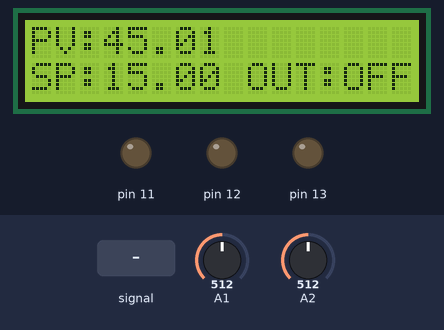
The program below on a simulated Arduino Uno, built for the host (arithmetic inside an expression is 32-bit, double 64-bit). Parts: 16×2 character LCD, output pins drawn as LEDs (lit = HIGH). The test bench sets the inputs (shaded band); at power-on: A1 = 512, A2 = 512. What the program prints to the serial monitor is not drawn.

Above: at 2.9 s.
3.0 s: A1 set to 306
At 5.7 s:
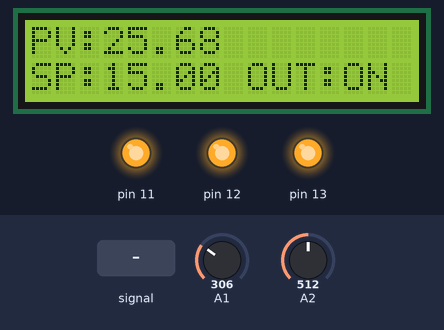
6.0 s: A1 fed a 2 Hz sine of ±306 counts around its level
At 7.4 s:
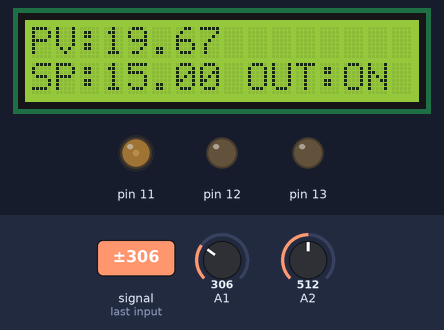
8.3 s: A1 fed a 200 Hz sine of ±81 counts around its level
At 9.9 s:
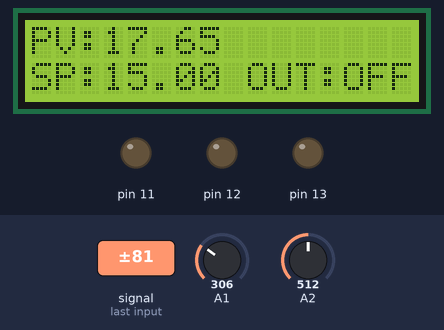
10.5 s: A1 set to 122
At 12.4 s:
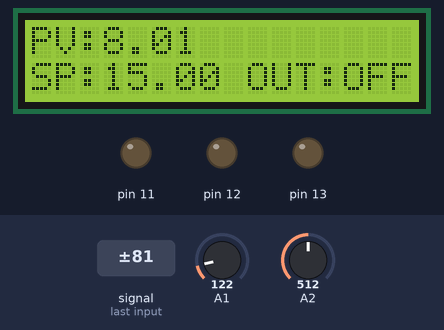
12.8 s: A2 set to 122
At 14.8 s:
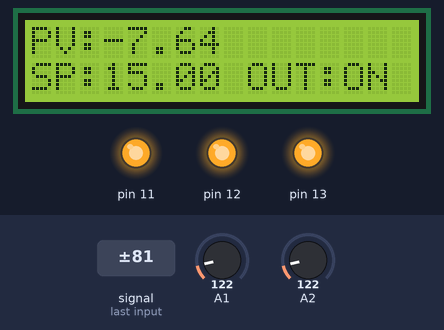
15.1 s: A2 set to 900
At 16.3 s:
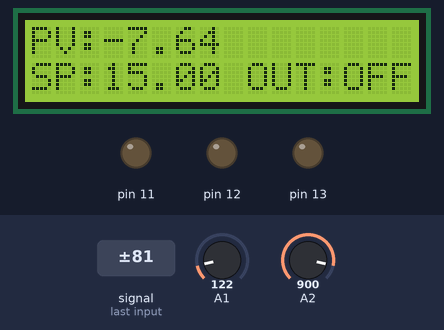
Timing chart, 0 to 18.1 s (numbered marks = the images above; inputs shaded):
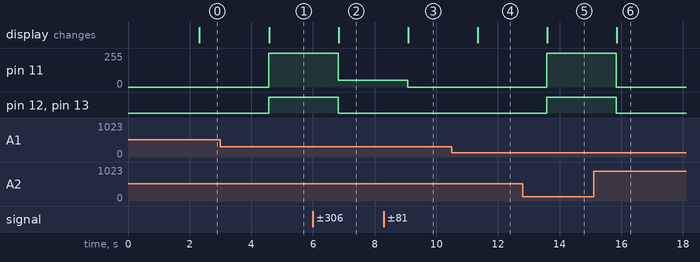

The program:

main.cpp
```cpp
//Control beta lazo de temperatura con rtd pt100
//Autor: Sergio Pablo Peñalve
//catriel - Rio Negro


#include <LiquidCrystal.h>
#include <PID_v1.h>
#include <Arduino.h>


//const int rs = 12, en = 11, d4 = 5, d5 = 4, d6 = 3, d7 = 2;
//LiquidCrystal lcd(rs, en, d4, d5, d6, d7);

LiquidCrystal lcd(6, 7, 2, 3, 4, 5); //usamos la primer filas de pines

double Setpoint, Input, Output;
PID myPID(&Input, &Output, &Setpoint,5,0.2,0.5, DIRECT);

//#define _uno
#define _mega_2560

//metodo de calibracion

//Usar un baño termostatico seco o de aceite a falta del mismo usar termometro,pirometro o termocupla
//agua congelada y agua hervida

//La RTD PT100 varia la resistencia de manera lineal a la temperatura por lo que tomando dos puntos en baja temp y alta temp
//podemos generar una funcion lineal con estos puntos y transformar el valor ADC en grados C°


//otra forma es calculando la resistencia el voltaje y por regla de tres con respecto al valor ADC obtener la T°


float Ay1= 17.2;  //1 RTD °C puntos de calibracion frio
float Ax1=306; //adc

float By1= 17.2;  //2 RTD °C puntos de calibracion frio
float Bx1=302; //adc

float Ay2=60; //1 RTD °C puntos de calibracion caliente
float Ax2=623; //adc

float By2=60; ///1 RTD °C puntos de calibracion caliente
float Bx2=618; //adc

int t1,t2,i,cant;
float acum1,acum2,m1,m2,c1,c2,temp1,temp2;
int setP=15; //temperatura estandar para caudal u otros


//funcion pendiente con respecto a dos puntos se acuerdan de las matematicas
// y te preguntabas para que fuck servia esto jejeje

float pendiente(float y1,float x1,float y2, float x2)
{
 float m=0;
 m=(y2-y1)/(x2-x1);
 return m;
}

//la constante la obtengo despejando
float constante(float m,float y1,float x1)
{
  float c=0;
  c=y1-(m*x1);
  return c;
}

//esta es la funcion lineal
float obt_temp(float m,float c,float x1)
{
  float y1=(m*x1)+c;
  return y1;
}


//esta es una funcion inversa le damos la temp y nos devuelve el ADC para el PID
float obt_adc(float m,float c,float y1)
{
  float x1=(y1 - c)/m;
  return x1;
}

void menu1()
{


}


void setup()
{
  cant=10000;
  Serial.begin(9600);
#ifdef _uno
  analogReference(INTERNAL); //arduino uno
 #endif

#ifdef _mega_2560
  analogReference(INTERNAL1V1); //arduino mega 2560
#endif

myPID.SetMode(AUTOMATIC);
lcd.begin(16, 2);
lcd.setCursor(0, 0);
}

void loop()
{
  for (i=0;i<10000;i++)
  {
  t1 = analogRead(1);
  t2 = analogRead(2);

  acum1=acum1+(float)t1;
  acum2=acum2+(float)t2;
  }

  acum1=acum1/cant;
  acum2=acum2/cant;


  //calculo de temperatura por funcion lineal
  // y=m * b + c
  // donde m es la pendiente
  // y - b son los puntos
  //c es la constante

  m1=pendiente(Ay1,Ax1,Ay2,Ax2);
  m2=pendiente(By1,Bx1,By2,Bx2);

  c1=constante(m1,Ay1,Ax1);
  c2=constante(m2,By1,Bx1);


  temp1=obt_temp(m1,c1,acum1);
  temp2=obt_temp(m2,c1,acum2);
  lcd.clear();
  lcd.print("PV:");
  lcd.print(temp1);


  Setpoint=obt_adc(m1,c1,setP);
  lcd.setCursor(0, 1);
  lcd.print("SP:");
  lcd.print(obt_temp(m1,c1,Setpoint));

 // chequeo de falla de alguna RTD
  Input=acum1;
  if (acum1<= Ax1)
  {
    Input = acum2;

  }
  if(acum2<=Ax1)
  {
    Input = acum1;

  }

  if (Input < Ax1 or Input < Bx1)
  {
   myPID.SetMode(MANUAL);
   lcd.clear();
   lcd.print("Falla en RTD");
  }/*else
  {
  Input =acum1;
  }*/

  //Input = acum1;
  myPID.Compute();

//prioridad en control
#ifdef _uno
  analogWrite(9,Output);
  analogWrite(10,Output);
  analogWrite(11,Output);
#endif

#ifdef _mega_2560
  analogWrite(11,Output);
  analogWrite(12,Output);
  analogWrite(13,Output);
#endif
if (Output>0)
  {
   lcd.print(" OUT:ON ");
  }
   else
  {
   lcd.print(" OUT:OFF");
  }
  menu1();
  Serial.print("Input de temp --> ");
  Serial.println(Input);


  Serial.print("Setpoint de temp --> ");
  Serial.println(Setpoint);

  Serial.print("Salida Output");
  Serial.println(Output);

}
```

Measured:
- after the input at 3.0 s, pin 11: 0/255 → 255/255 after 1.6 s; pin 12, pin 13: LOW → HIGH after 1.6 s; the display: changes after 1.6 s (image 1)
- after the input at 6.0 s, pin 11: 255/255 → 49/255 after 0.82 s; pin 12, pin 13: HIGH → LOW after 0.82 s; the display: changes after 0.83 s (image 2)
- after the input at 8.3 s, the display: changes after 0.79 s (image 3)
- after the input at 10.5 s, the display: changes after 0.84 s (image 4)
- after the input at 12.8 s, pin 11: 0/255 → 252/255 after 0.79 s; pin 12, pin 13: LOW → HIGH after 0.79 s; the display: changes after 0.80 s (image 5)
- after the input at 15.1 s, pin 11: 252/255 → 0/255 after 0.75 s; pin 12, pin 13: HIGH → LOW after 0.75 s; the display: changes after 0.76 s (image 6)
